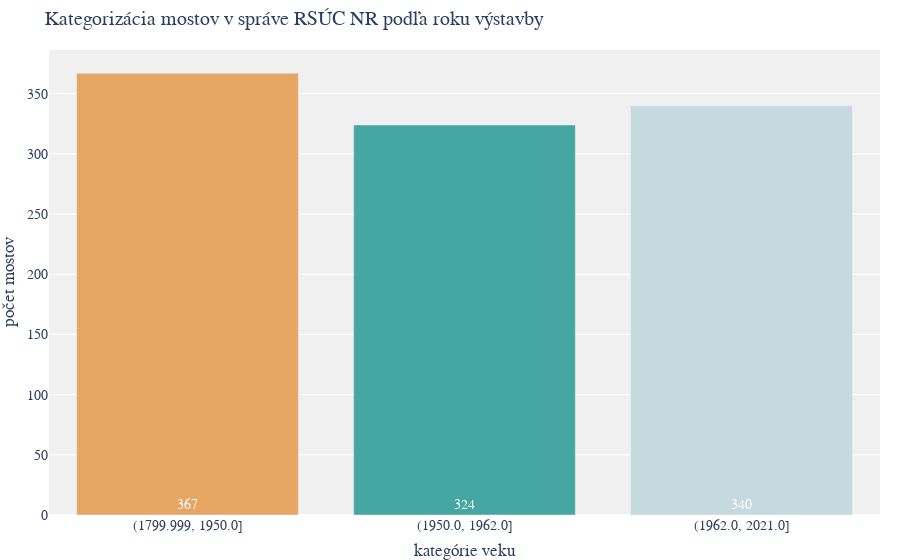

Here is the notebook cell this chart was saved with:
### Code cell
import pandas as pd
import plotly.graph_objects as go

# Assuming filtered_bridges and color_palette are defined as before

# Use qcut to divide the data into bins with equal number of bridges in each
filtered_bridges['Quantile_Bin_year'] = pd.qcut(
    filtered_bridges['Rok_postavenia'], q=3)

# Count the number of bridges in each bin
bin_counts = filtered_bridges['Quantile_Bin_year'].value_counts().sort_index()

# Create the histogram
fig = go.Figure()

# Adding bin counts as text, positioned at the base of each bar
fig.add_trace(go.Bar(
    # Convert bin interval to string for plotting
    x=bin_counts.index.astype(str),
    y=bin_counts.values,
    text=bin_counts.values,  # Set text to be the bin counts
    textposition='inside',  # Position the text inside the bars
    # Anchor text to the start (bottom for vertical bars)
    insidetextanchor='start',
    textfont=dict(  # Customize the font of the text
        color='white',  # Set text color to white
        size=14  # Match the font size with the rest of the plot
    ),
    marker_color=color_palette[:len(bin_counts)]  # Apply the color palette
))

# Update the layout
fig.update_layout(
    title="Kategorizácia mostov v správe RSÚC NR podľa roku výstavby",
    xaxis_title="kategórie veku",
    yaxis_title="počet mostov",
    plot_bgcolor='#f0f0f0',
    font=dict(family="Montserrat, sans-serif", size=14),
    bargap=0.2,
    margin=dict(l=0, r=20, t=50, b=30)

)

# Show the plot
fig.show()

### Figure 1 — Plotly figure (JSON) as saved in the notebook; plotly's stock layout.template omitted (floating-point values rounded to 4 significant figures)
{"data": [{"insidetextanchor": "start", "marker": {"color": ["#e7a564", "#46a7a2", "#c6d9df"]}, "text": [367, 324, 340], "textfont": {"color": "white", "size": 14}, "textposition": "inside", "type": "bar", "x": ["(1799.999, 1950.0]", "(1950.0, 1962.0]", "(1962.0, 2021.0]"], "y": [367, 324, 340]}], "layout": {"bargap": 0.2, "font": {"family": "Montserrat, sans-serif", "size": 14}, "margin": {"b": 30, "l": 0, "r": 20, "t": 50}, "plot_bgcolor": "#f0f0f0", "title": {"text": "Kategorizácia mostov v správe RSÚC NR podľa roku výstavby"}, "xaxis": {"title": {"text": "kategórie veku"}}, "yaxis": {"title": {"text": "počet mostov"}}}}
